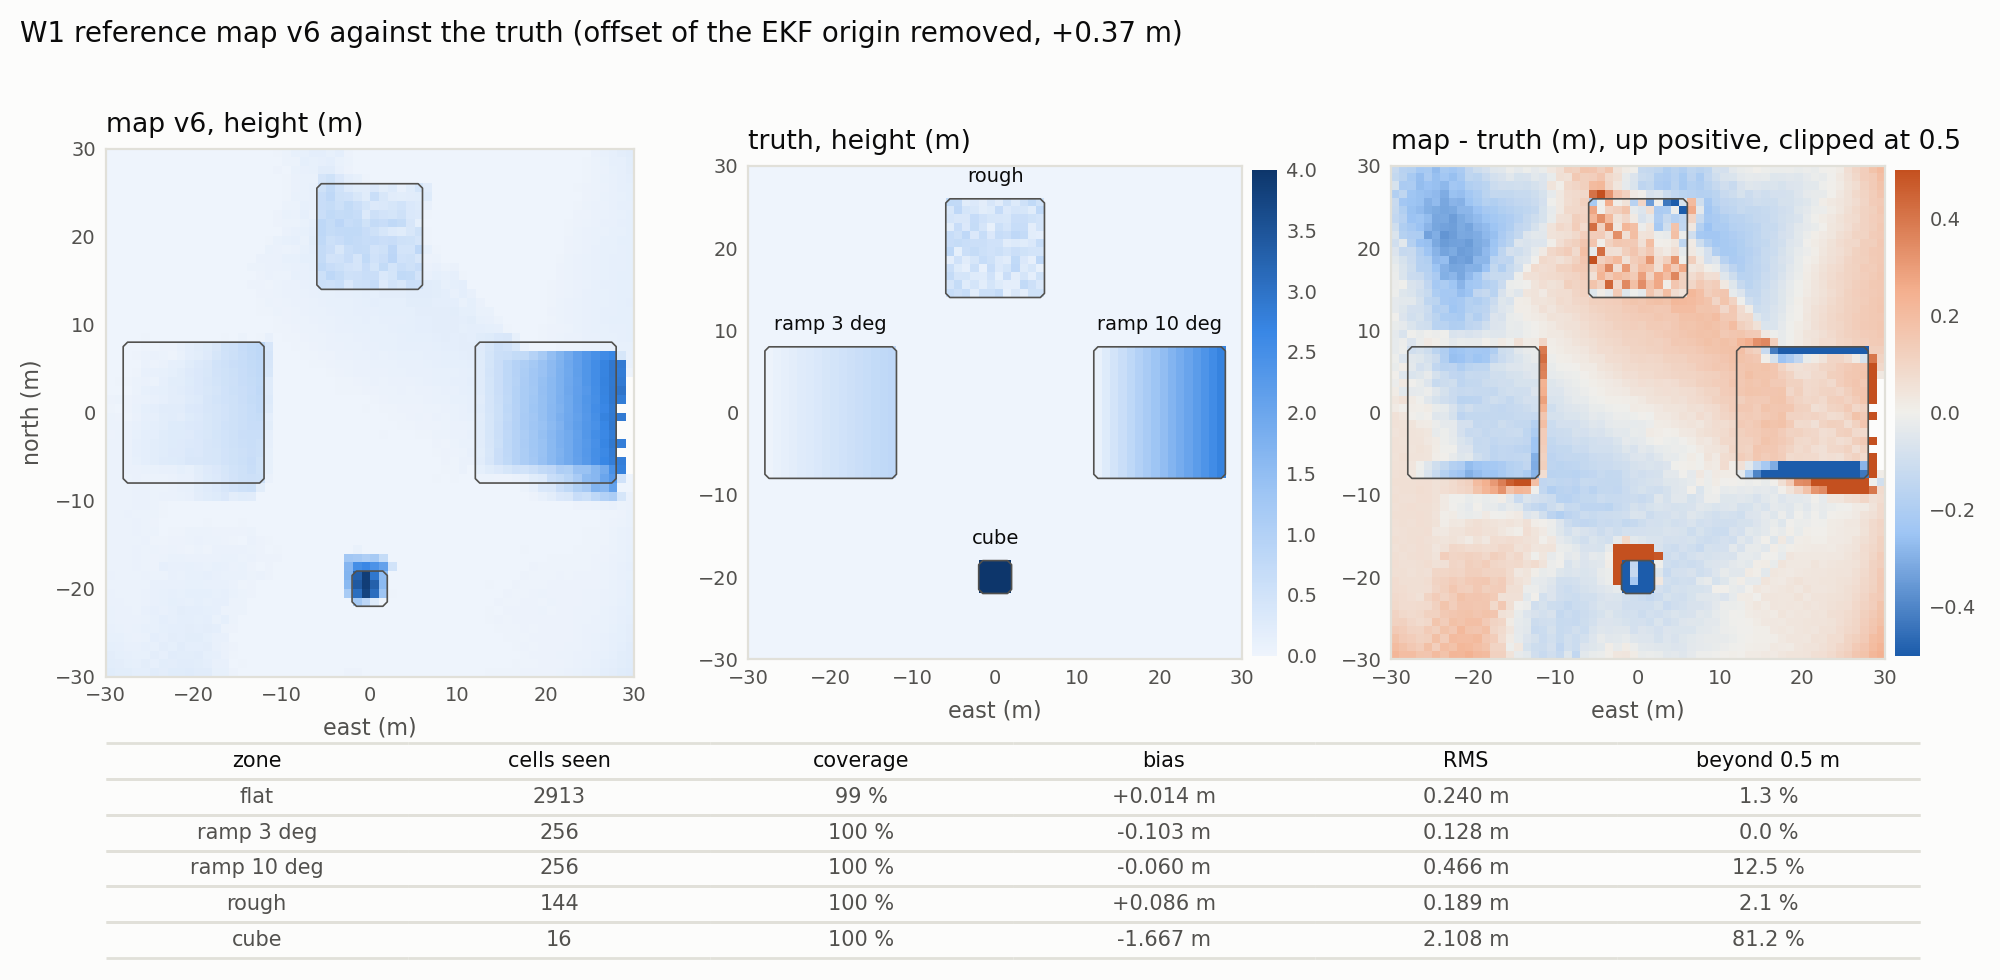

Write the Python code that produced this figure.
#!/usr/bin/env python3
"""
Spec F4: the elevation map against the truth, the map of differences,
and the error per zone, on the reference map v6 of W1.

Data: data_survey_v6.npz (never regenerated) and the W1 truth, aligned
as tools/validate_map.py does: the truth grid cropped out of the map,
ENU turned to NED, and the constant offset of the EKF origin removed
with the median over the flat zone, so every residual left is error.
Zone names come from the truth file itself (validate_map.py still
carries the labels of an older truth, ramp_10 and ramp_25).

Panels: the map height, the truth height, both on one sequential
scale, and the difference map on a diverging scale with a neutral
midpoint, clipped at +/- 0.5 m, zone outlines on all three; under them
the bias, RMS and coverage per zone.

Choices: heights up, as a reader expects, though the map stores NED;
the difference clipped so the flat-ground error (a few cm) stays
visible next to the edge errors of the cube (metres, the P2 shrink),
whose clipped share is written in the table.

    python3 f4_map_vs_truth.py        # ROS and the workspace sourced
"""

from pathlib import Path

import matplotlib
matplotlib.use('Agg')
import matplotlib.pyplot as plt  # noqa: E402
from matplotlib.colors import LinearSegmentedColormap  # noqa: E402
import numpy as np  # noqa: E402

ROOT = Path(__file__).resolve().parents[2]
MAP = ROOT / 'data_survey_v6.npz'
TRUTH = ROOT / 'worlds' / 'validation_truth.npz'
OUT = Path(__file__).resolve().parent / 'f4_map_vs_truth.png'
CLIP = 0.5

SURFACE, INK, INK2, MUTED, GRID = ('#fcfcfb', '#0b0b0b', '#52514e',
                                   '#898781', '#e1e0d9')
HEIGHT = LinearSegmentedColormap.from_list(
    'height', ['#eef4fc', '#9ec5f4', '#3987e5', '#0d366b'])
DIVERGE = LinearSegmentedColormap.from_list(
    'diverge', ['#1c5cab', '#9ec5f4', '#f0efeb', '#f4b08f', '#c4501f'])
LABEL = {'flat': 'flat', 'ramp_ok': 'ramp 3 deg', 'ramp_bad': 'ramp 10 deg',
         'rough': 'rough', 'obstacle': 'cube'}


def main():
    m = np.load(MAP)
    t = np.load(TRUTH)
    res = float(m['resolution'])
    names = [str(n) for n in t['zone_names']]
    truth = -t['truth'].T                 # NED, down positive
    zone = t['zone'].T
    n = truth.shape[0]
    half = n * res / 2.0
    i0 = int(round((-half + res / 2.0 - float(m['origin_x'])) / res))
    j0 = int(round((-half + res / 2.0 - float(m['origin_y'])) / res))
    elev = m['elevation'][i0:i0 + n, j0:j0 + n]
    known = m['count'][i0:i0 + n, j0:j0 + n] > 0
    flat = known & (zone == names.index('flat'))
    offset = float(np.median(elev[flat] - truth[flat]))
    # Map minus truth in heights up: positive where the map reads high.
    err = np.where(known, -(elev - truth - offset), np.nan)
    map_up = np.where(known, -(elev - offset), np.nan)
    truth_up = -truth

    rows = []
    for code, name in enumerate(names):
        inz = zone == code
        seen = inz & known
        e = err[seen]
        rows.append((LABEL.get(name, name), int(seen.sum()),
                     100.0 * seen.sum() / max(inz.sum(), 1),
                     float(np.nanmean(e)), float(np.sqrt(np.nanmean(e ** 2))),
                     100.0 * float(np.mean(np.abs(e) > CLIP))))
    for r in rows:
        print(f'{r[0]:<12} cells {r[1]:5d} cover {r[2]:5.1f} % bias '
              f'{r[3]:+.3f} m RMS {r[4]:.3f} m beyond {CLIP} m {r[5]:.1f} %')
    print(f'offset removed {offset:+.3f} m')

    plt.rcParams.update({'font.family': 'sans-serif', 'font.size': 8,
                         'axes.edgecolor': GRID, 'axes.labelcolor': INK2,
                         'xtick.color': MUTED, 'ytick.color': MUTED,
                         'xtick.labelcolor': INK2, 'ytick.labelcolor': INK2,
                         'figure.facecolor': SURFACE,
                         'axes.facecolor': SURFACE,
                         'savefig.facecolor': SURFACE})
    fig = plt.figure(figsize=(10.0, 4.9))
    gs = fig.add_gridspec(2, 3, height_ratios=[1.0, 0.28])
    axes = [fig.add_subplot(gs[0, k]) for k in range(3)]
    c = t['centres']
    extent = (c[0] - res / 2, c[-1] + res / 2, c[0] - res / 2,
              c[-1] + res / 2)
    hmax = float(np.nanmax(truth_up))
    imgs = [
        axes[0].imshow(map_up, origin='lower', extent=extent, cmap=HEIGHT,
                       vmin=0, vmax=hmax, interpolation='nearest'),
        axes[1].imshow(truth_up, origin='lower', extent=extent, cmap=HEIGHT,
                       vmin=0, vmax=hmax, interpolation='nearest'),
        axes[2].imshow(np.clip(err, -CLIP, CLIP), origin='lower',
                       extent=extent, cmap=DIVERGE, vmin=-CLIP, vmax=CLIP,
                       interpolation='nearest'),
    ]
    titles = ['map v6, height (m)', 'truth, height (m)',
              'map - truth (m), up positive, clipped at 0.5']
    flat_code = names.index('flat')
    for ax, title in zip(axes, titles):
        for code in range(len(names)):
            if code != flat_code:
                ax.contour(c, c, (zone == code).astype(float), levels=[0.5],
                           colors=INK2, linewidths=0.6)
        ax.set_aspect('equal')
        ax.tick_params(length=0, labelsize=7)
        ax.set_xlabel('east (m)')
        ax.set_title(title, loc='left', color=INK)
    axes[0].set_ylabel('north (m)')
    for code, name in enumerate(names):
        if code == flat_code:
            continue
        ii, jj = np.nonzero(zone == code)
        axes[1].text(c[jj].mean(), c[ii].max() + 2.0, LABEL.get(name, name),
                     ha='center', va='bottom', fontsize=7, color=INK)
    for ax, im in zip(axes[1:], imgs[1:]):
        bar = fig.colorbar(im, ax=ax, fraction=0.046, pad=0.02)
        bar.outline.set_visible(False)
        bar.ax.tick_params(length=0, labelsize=7)

    tab = fig.add_subplot(gs[1, :])
    tab.axis('off')
    cells = [[r[0], f'{r[1]}', f'{r[2]:.0f} %', f'{r[3]:+.3f} m',
              f'{r[4]:.3f} m', f'{r[5]:.1f} %'] for r in rows]
    table = tab.table(cellText=cells,
                      colLabels=['zone', 'cells seen', 'coverage', 'bias',
                                 'RMS', f'beyond {CLIP} m'],
                      loc='center', cellLoc='center', edges='horizontal')
    table.auto_set_font_size(False)
    table.set_fontsize(7.5)
    for (row, _), cell in table.get_celld().items():
        cell.set_edgecolor(GRID)
        cell.get_text().set_color(INK if row == 0 else INK2)
    fig.suptitle('W1 reference map v6 against the truth (offset of the '
                 f'EKF origin removed, {offset:+.2f} m)', x=0.01, ha='left',
                 color=INK, fontsize=10)
    fig.tight_layout(rect=(0, 0, 1, 0.95))
    fig.savefig(OUT, dpi=200)
    print(OUT)


if __name__ == '__main__':
    main()
